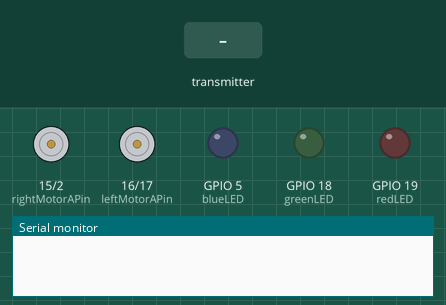
The sketch below on a simulated ESP32. Shown: motor-driver pin pairs drawn as motors (green arrow = first pin HIGH = forward, orange = second pin HIGH = backward, longer = more drive), output pins drawn as LEDs (lit = HIGH), the last lines printed to the serial monitor. Inputs (shaded band) come from the test bench.

Above: at 1.2 s.
1.3 s: the transmitter starts sending a = 1024
At 2.2 s:
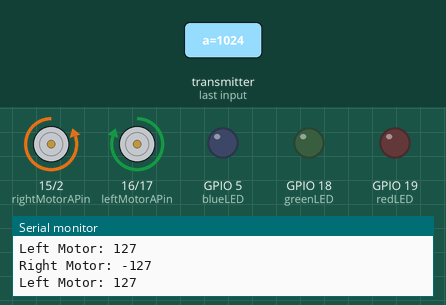
2.8 s: the transmitter starts sending b = 1024
At 3.3 s:
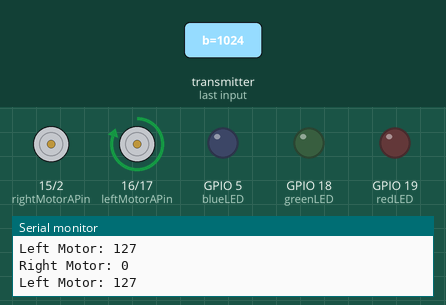
4.3 s: the transmitter starts sending a = 0
At 5.5 s:
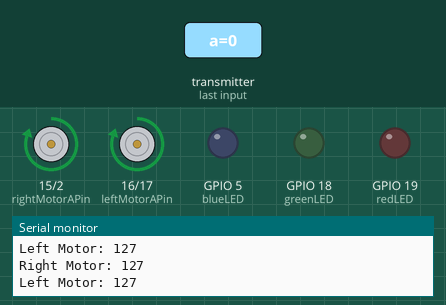
5.8 s: the transmitter starts sending b = 0
At 6.8 s:
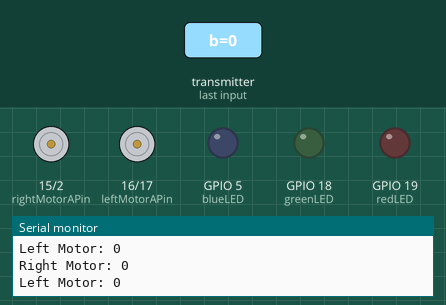
Timing chart, 0 to 8.3 s (numbered marks = the images above; inputs shaded):
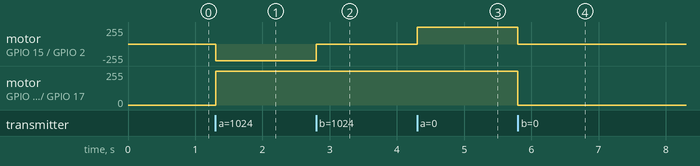

The sketch:

Rover_Example_ESPNOW.ino.ino
```cpp
// (licence header left out)
#include <esp_now.h>
#include <WiFi.h>

const byte rightMotorAPin = 15;  // Define motor pins. Each A/B pair controls the direction of one motor
const byte rightMotorBPin = 2;   // PWM on one of the A/B pins will control the "speed"
const byte leftMotorAPin = 16;
const byte leftMotorBPin = 17;

const byte rightMotorAChannel = 0;  // PWM channels (timers) used by the motors
const byte rightMotorBChannel = 1;
const byte leftMotorAChannel = 2;
const byte leftMotorBChannel = 3;

const byte redLED = 19;  // Pins the LED are connected to. Active-high.
const byte greenLED = 18;
const byte blueLED = 5;

const byte servoPin = 13;  // Pin the servo is connected to.

const int freq = 500;      // Set timer to run at 500Hz
const int resolution = 8;  // Set timer to 8-bit

// Structure example to receive data
// Must match the sender structure
typedef struct struct_message {
  int a;   // X axis
  int b;   // Y axis
  bool c;  // Right button
  bool d;  // Left button
} struct_message;

int rightMotor = 0;
int leftMotor = 0;


// Create a struct_message called myData
struct_message myData;

// callback function that will be executed when data is received
void OnDataRecv(const uint8_t *mac, const uint8_t *incomingData, int len) {
  memcpy(&myData, incomingData, sizeof(myData));
  // Serial.print("Bytes received: ");
  // Serial.println(len);
  // Serial.print("X-axis: ");
  // Serial.println(myData.a);
  // Serial.print("Y-axis: ");
  // Serial.println(myData.b);
  // Serial.print("Right Button: ");
  // Serial.println(myData.c);
  // Serial.print("Left Button: ");
  // Serial.println(myData.d);
  // Serial.println();

  rightMotor = constrain((myData.b - myData.a), -127, 127);  // Mix forward/backward and left/right inputs.
  leftMotor = constrain((myData.b + myData.a), -127, 127); // These need to be constrained to avoid overflowing the PWM timer.

  Serial.print("Right Motor: ");
  Serial.println(rightMotor);
  Serial.print("Left Motor: ");
  Serial.println(leftMotor);
  Serial.println();
}

void setup() {
  // Initialize Serial Monitor
  Serial.begin(115200);

  pinMode(rightMotorAPin, OUTPUT);  // Configure motor output pins
  pinMode(rightMotorBPin, OUTPUT);
  pinMode(leftMotorAPin, OUTPUT);
  pinMode(leftMotorBPin, OUTPUT);

  pinMode(redLED, OUTPUT);  // Initialize LED pins as outputs
  pinMode(greenLED, OUTPUT);
  pinMode(blueLED, OUTPUT);

  digitalWrite(rightMotorAPin, LOW);  // Initialize motor output states
  digitalWrite(rightMotorBPin, LOW);
  digitalWrite(leftMotorAPin, LOW);
  digitalWrite(leftMotorBPin, LOW);

  ledcSetup(rightMotorAChannel, freq, resolution);  // Configure PWM channels (timers) to the specified frequency and resolution
  ledcSetup(rightMotorBChannel, freq, resolution);
  ledcSetup(leftMotorAChannel, freq, resolution);
  ledcSetup(leftMotorBChannel, freq, resolution);

  ledcAttachPin(rightMotorAPin, rightMotorAChannel);  // Attach a pin to a PWM channel
  ledcAttachPin(rightMotorBPin, rightMotorBChannel);
  ledcAttachPin(leftMotorAPin, leftMotorAChannel);
  ledcAttachPin(leftMotorBPin, leftMotorBChannel);

  // Set device as a Wi-Fi Station
  WiFi.mode(WIFI_STA);

  // Init ESP-NOW
  if (esp_now_init() != ESP_OK) {
    Serial.println("Error initializing ESP-NOW");
    return;
  }

  // Once ESPNow is successfully Init, we will register for recv CB to
  // get recv packer info
  esp_now_register_recv_cb(OnDataRecv);
}

void loop() {

  if (rightMotor > 0) {
    ledcWrite(rightMotorAChannel, abs(rightMotor)*2);  // PWM channel
    ledcWrite(rightMotorBChannel, 0);                // Hold this channel low
  }
  else if (rightMotor < 0) {
    ledcWrite(rightMotorAChannel, 0);                // Hold this channel low
    ledcWrite(rightMotorBChannel, abs(rightMotor)*2);  // PWM channel
  }
  else {
    ledcWrite(rightMotorAChannel, 0);  // Stop the motor. Hold both sides low.
    ledcWrite(rightMotorBChannel, 0);
  }

  if (leftMotor > 0) {
    ledcWrite(leftMotorAChannel, abs(leftMotor)*2);  // PWM channel
    ledcWrite(leftMotorBChannel, 0);                // Hold this channel low
  }
  else if (leftMotor < 0) {
    ledcWrite(leftMotorAChannel, 0);                // Hold this channel low
    ledcWrite(leftMotorBChannel, abs(leftMotor)*2);  // PWM channel
  }
  else {
    ledcWrite(leftMotorAChannel, 0);  // Stop the motor. Hold both sides low.
    ledcWrite(leftMotorBChannel, 0);
  }


}
```

Measured:
- after the input at 1.3 s, motor on GPIO 15 (rightMotorAPin) / GPIO 2 (rightMotorBPin): stopped → backward 253/255 at once; motor on GPIO 16 (leftMotorAPin) / GPIO 17 (leftMotorBPin): stopped → forward 253/255 at once
- after the input at 2.8 s, motor on GPIO 15 (rightMotorAPin) / GPIO 2 (rightMotorBPin): backward 253/255 → stopped at once
- after the input at 4.3 s, motor on GPIO 15 (rightMotorAPin) / GPIO 2 (rightMotorBPin): stopped → forward 253/255 at once
- after the input at 5.8 s, motor on GPIO 15 (rightMotorAPin) / GPIO 2 (rightMotorBPin), motor on GPIO 16 (leftMotorAPin) / GPIO 17 (leftMotorBPin): forward 253/255 → stopped at once
